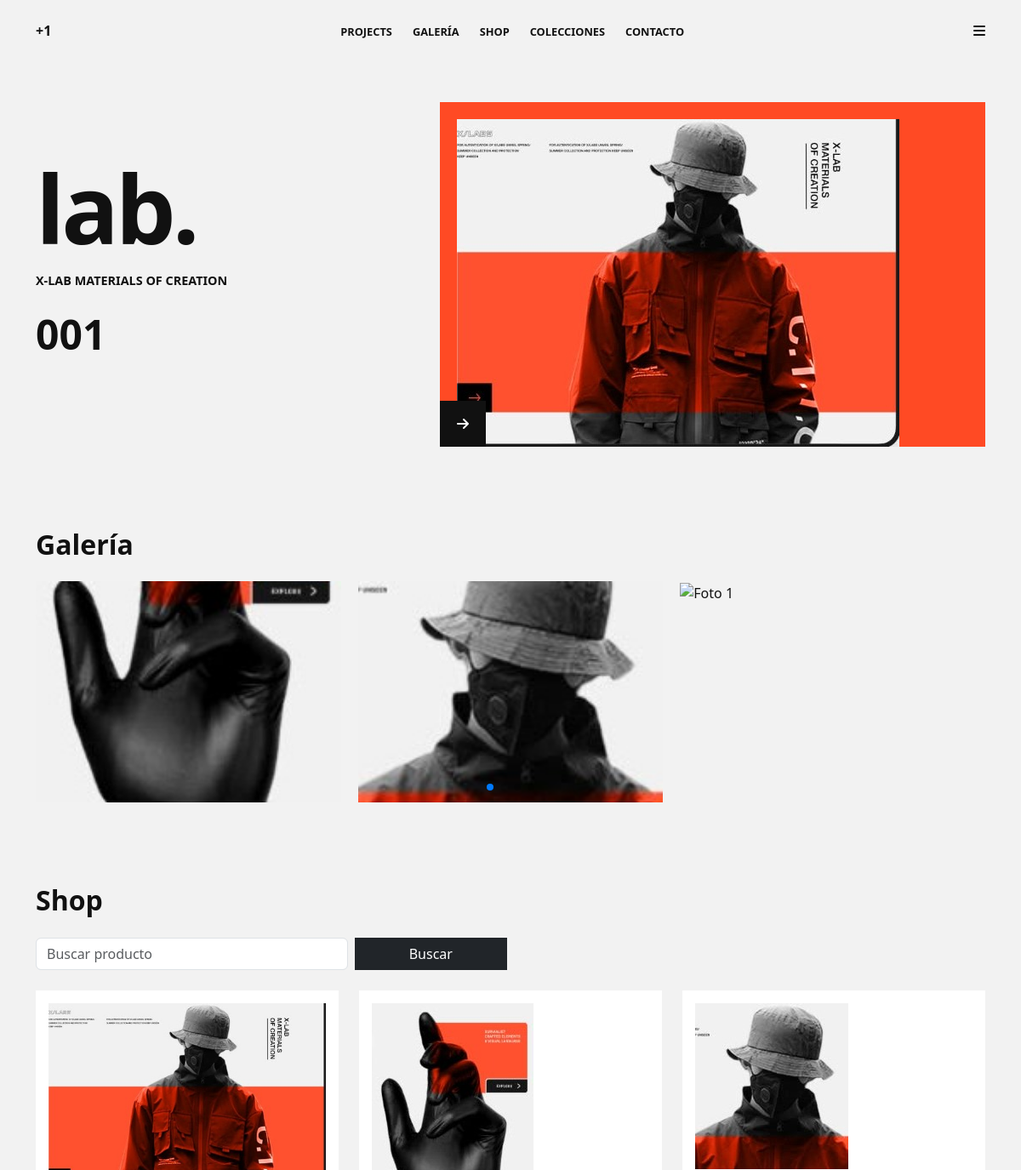
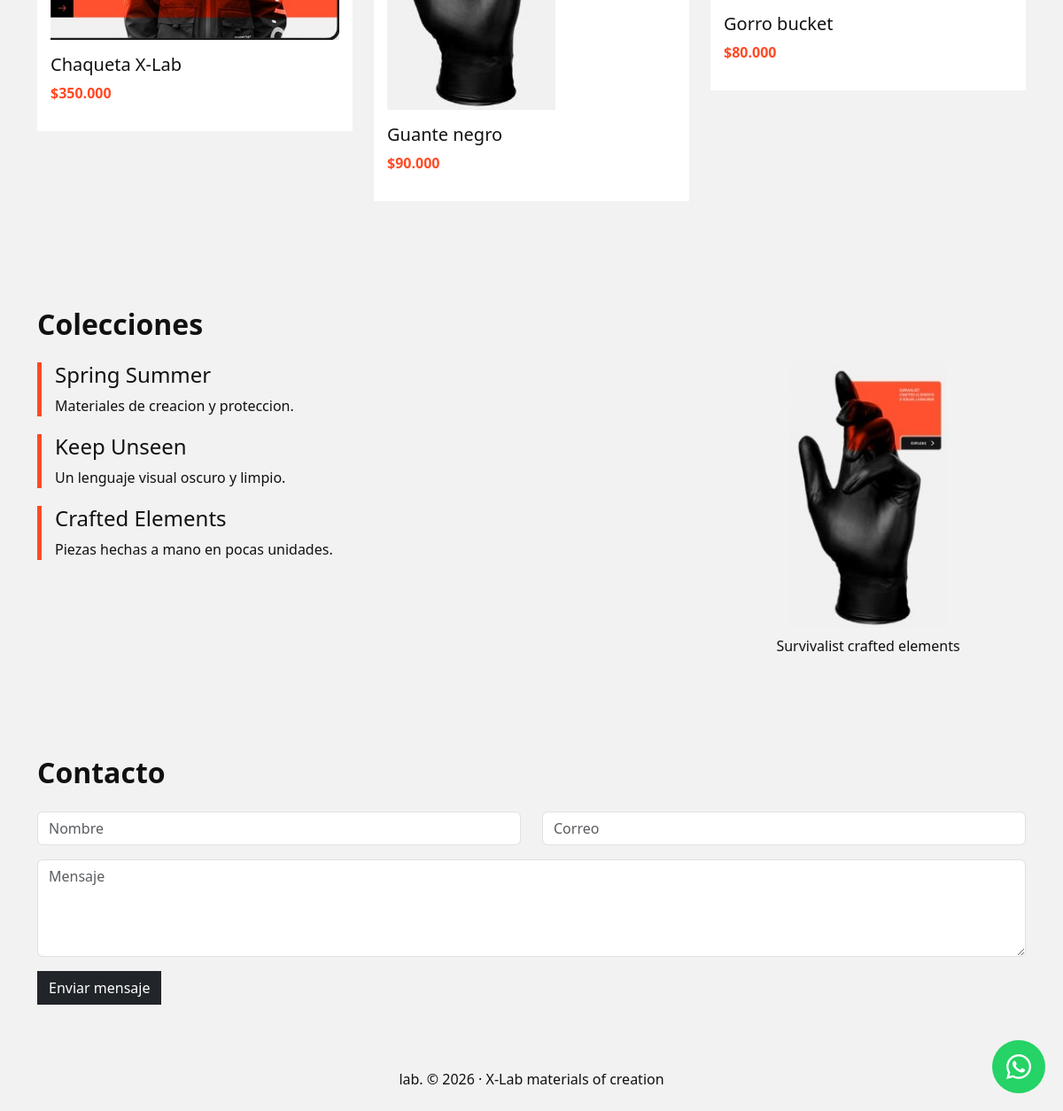
The page / on the database its author committed (2 pictures, top to bottom).
### tables this page shows
CREATE TABLE `productos` (
  `id` int(11) NOT NULL,
  `nombre` varchar(100) NOT NULL,
  `precio` int(11) NOT NULL,
  `imagen` varchar(200) NOT NULL
);

CREATE TABLE `colecciones` (
  `id` int(11) NOT NULL,
  `titulo` varchar(100) NOT NULL,
  `descripcion` varchar(200) NOT NULL
);

### controllers/HomeController.php (called while the page is built, shortened)
<?php
require_once __DIR__ . '/../models/Producto.php';
require_once __DIR__ . '/../models/Coleccion.php';
require_once __DIR__ . '/../models/Contacto.php';
$buscar = trim($_GET['buscar'] ?? '');
$productos = listarProductos($conexion, $buscar);
$colecciones = listarColecciones($conexion);
require __DIR__ . '/../views/home.php';

### index.php (called while the page is built)
<?php
require 'controllers/HomeController.php';

### models/Producto.php (called while the page is built, shortened)
<?php
function listarProductos($conexion, $buscar = '') {
    return $conexion->query('SELECT * FROM productos')->fetchAll(PDO::FETCH_ASSOC);
}

### models/Coleccion.php (called while the page is built, shortened)
<?php
function listarColecciones($conexion) {
    return $conexion->query('SELECT * FROM colecciones')->fetchAll(PDO::FETCH_ASSOC);
}

### views/home.php (the view, shortened to what this page needs)
<!DOCTYPE html>
<html lang="es">
<head>
  <link href="https://cdn.jsdelivr.net/npm/bootstrap@5.3.3/dist/css/bootstrap.min.css" rel="stylesheet">
  <link rel="stylesheet" href="https://cdn.jsdelivr.net/npm/swiper@11/swiper-bundle.min.css">
  <link rel="stylesheet" href="https://unpkg.com/aos@2.3.1/dist/aos.css">
  <link rel="stylesheet" href="https://cdnjs.cloudflare.com/ajax/libs/font-awesome/6.5.1/css/all.min.css">
  <link rel="stylesheet" href="css/estilos.css">
</head>
<body>
<header class="container py-4">
  <nav class="d-flex justify-content-between align-items-center">
    <b class="mas">+1</b>
    <ul class="menu d-none d-md-flex list-unstyled gap-4 mb-0">
      <li><a href="#inicio">Projects</a></li>
      <li><a href="#galeria">Galería</a></li>
      <li><a href="#productos">Shop</a></li>
      <li><a href="#colecciones">Colecciones</a></li>
      <li><a href="#contacto">Contacto</a></li>
    </ul>
    <a href="admin.php" class="admin-link"><i class="fa-solid fa-bars"></i></a>
  </nav>
</header>
<section id="inicio" class="container py-5">
  <div class="row align-items-center">
    <div class="col-md-5 mb-4" data-aos="fade-right">
      <h1 class="logo">lab.</h1>
      <p class="vertical-texto">X-LAB MATERIALS OF CREATION</p>
      <p class="numero">001</p>
    </div>
    <div class="col-md-7" data-aos="fade-left">
      <div class="bloque-naranja">
        <img src="img/chaqueta.jpg" class="img-fluid" alt="Chaqueta X-Lab">
        <a href="#productos" class="flecha"><i class="fa-solid fa-arrow-right"></i></a>
      </div>
    </div>
  </div>
</section>
<section id="galeria" class="container py-5">
  <h2 class="titulo" data-aos="fade-up">Galería</h2>
  <div class="swiper">
    <div class="swiper-wrapper">
      <div class="swiper-slide"><img src="img/guante.jpg" alt="Guante"></div>
      <div class="swiper-slide"><img src="img/gorro.jpg" alt="Gorro"></div>
      <div class="swiper-slide"><img src="https://encrypted-tbn0.gstatic.com/images?q=tbn:ANd9GcT-46-WBvxw88UsIPwuAfCukRlTeTJEU2_jc6vM54NEmg&s=10" alt="Foto 1"></div>
    </div>
    <div class="swiper-pagination"></div>
  </div>
</section>
<section id="productos" class="container py-5">
  <h2 class="titulo" data-aos="fade-up">Shop</h2>
  <form method="get" action="index.php#productos" class="row g-2 mb-4">
    <div class="col-8 col-md-4">
      <input type="text" name="buscar" class="form-control" placeholder="Buscar producto"
             value="<?= htmlspecialchars($buscar) ?>">
    </div>
    <div class="col-4 col-md-2">
      <button class="btn btn-dark w-100">Buscar</button>
    </div>
  </form>
  <div class="row">
    <?php foreach ($productos as $p): ?>
    <article class="col-md-4 mb-4" data-aos="fade-up">
      <div class="tarjeta">
        <img src="<?= htmlspecialchars($p['imagen']) ?>" class="img-fluid" alt="<?= htmlspecialchars($p['nombre']) ?>">
        <h5 class="mt-3"><?= htmlspecialchars($p['nombre']) ?></h5>
        <p class="precio">$<?= number_format($p['precio'], 0, ',', '.') ?></p>
      </div>
    </article>
    <?php endforeach; ?>
  </div>
</section>
<section id="colecciones" class="container py-5">
  <h2 class="titulo" data-aos="fade-up">Colecciones</h2>
  <div class="row">
    <div class="col-md-8">
      <?php foreach ($colecciones as $c): ?>
      <article class="coleccion" data-aos="fade-right">
        <h4><?= htmlspecialchars($c['titulo']) ?></h4>
        <p><?= htmlspecialchars($c['descripcion']) ?></p>
      </article>
      <?php endforeach; ?>
    </div>
    <aside class="col-md-4 text-center" data-aos="zoom-in">
      <img src="img/guante.jpg" class="img-fluid guante" alt="Guante negro">
      <p class="mt-2">Survivalist crafted elements</p>
    </aside>
  </div>
</section>
<section id="contacto" class="container py-5">
  <h2 class="titulo" data-aos="fade-up">Contacto</h2>
  <form method="post" class="row" data-aos="fade-up">
    <div class="col-md-6 mb-3">
      <input name="nombre" class="form-control" placeholder="Nombre" required>
    </div>
    <div class="col-md-6 mb-3">
      <input name="correo" type="email" class="form-control" placeholder="Correo" required>
    </div>
    <div class="col-12 mb-3">
      <textarea name="mensaje" rows="4" class="form-control" placeholder="Mensaje" required></textarea>
    </div>
    <div class="col-12">
      <button class="btn btn-dark">Enviar mensaje</button>
    </div>
  </form>
</section>
<footer class="container py-4 text-center">
  <p class="mb-0">lab. © 2026 · X-Lab materials of creation</p>
</footer>
<a href="https://wa.me/573233697003" class="whatsapp" target="_blank">
  <i class="fa-brands fa-whatsapp"></i>
</a>
</body>
</html>

### css/estilos.css (style rules this page uses)
:root { --naranja: #ff4a24; --negro: #111; --gris: #f2f2f2; }
body { background: var(--gris); color: var(--negro); font-family: 'Segoe UI', Arial, sans-serif; }
.logo { font-size: 7rem; font-weight: 800; letter-spacing: -4px; animation: aparecer 1.2s ease; }
.titulo { font-weight: 800; margin-bottom: 1.5rem; }
a { color: var(--negro); text-decoration: none; transition: color 0.3s; }
.menu a { font-size: 0.8rem; font-weight: 700; text-transform: uppercase; }
.vertical-texto { font-weight: 700; font-size: 0.9rem; }
.numero { font-size: 3rem; font-weight: 800; }
.bloque-naranja { position: relative; background: var(--naranja); padding: 20px 20px 0 20px; overflow: hidden; }
.bloque-naranja img { display: block; transition: transform 0.5s; }
.flecha { position: absolute; bottom: 0; left: 0; background: var(--negro); color: white; padding: 15px 20px; transition: background 0.3s; }
.swiper-slide img { width: 100%; height: 260px; object-fit: cover; }
.tarjeta { background: white; padding: 15px; transition: transform 0.3s, box-shadow 0.3s; }
.precio { color: var(--naranja); font-weight: 700; }
.coleccion { border-left: 5px solid var(--naranja); padding-left: 15px; margin-bottom: 20px; }
.guante { max-height: 300px; transition: transform 0.4s; }
.btn-dark { border-radius: 0; transition: background 0.3s, border-color 0.3s; }
.whatsapp { position: fixed; bottom: 20px; right: 20px; width: 60px; height: 60px; background: #25d366; color: white; font-size: 2rem; border-radius: 50%; display: flex; align-items: center; justify-content: center; z-index: 999; animation: latido 2s infinite; }

### rows shown on the page
productos: imagen (picture), nombre "Chaqueta X-Lab", precio "350.000"
productos: imagen (picture), nombre "Guante negro", precio "90.000"
productos: imagen (picture), nombre "Gorro bucket", precio "80.000"
colecciones: titulo "Spring Summer", descripcion "Materiales de creacion y proteccion."
colecciones: titulo "Keep Unseen", descripcion "Un lenguaje visual oscuro y limpio."
colecciones: titulo "Crafted Elements", descripcion "Piezas hechas a mano en pocas unidades."
